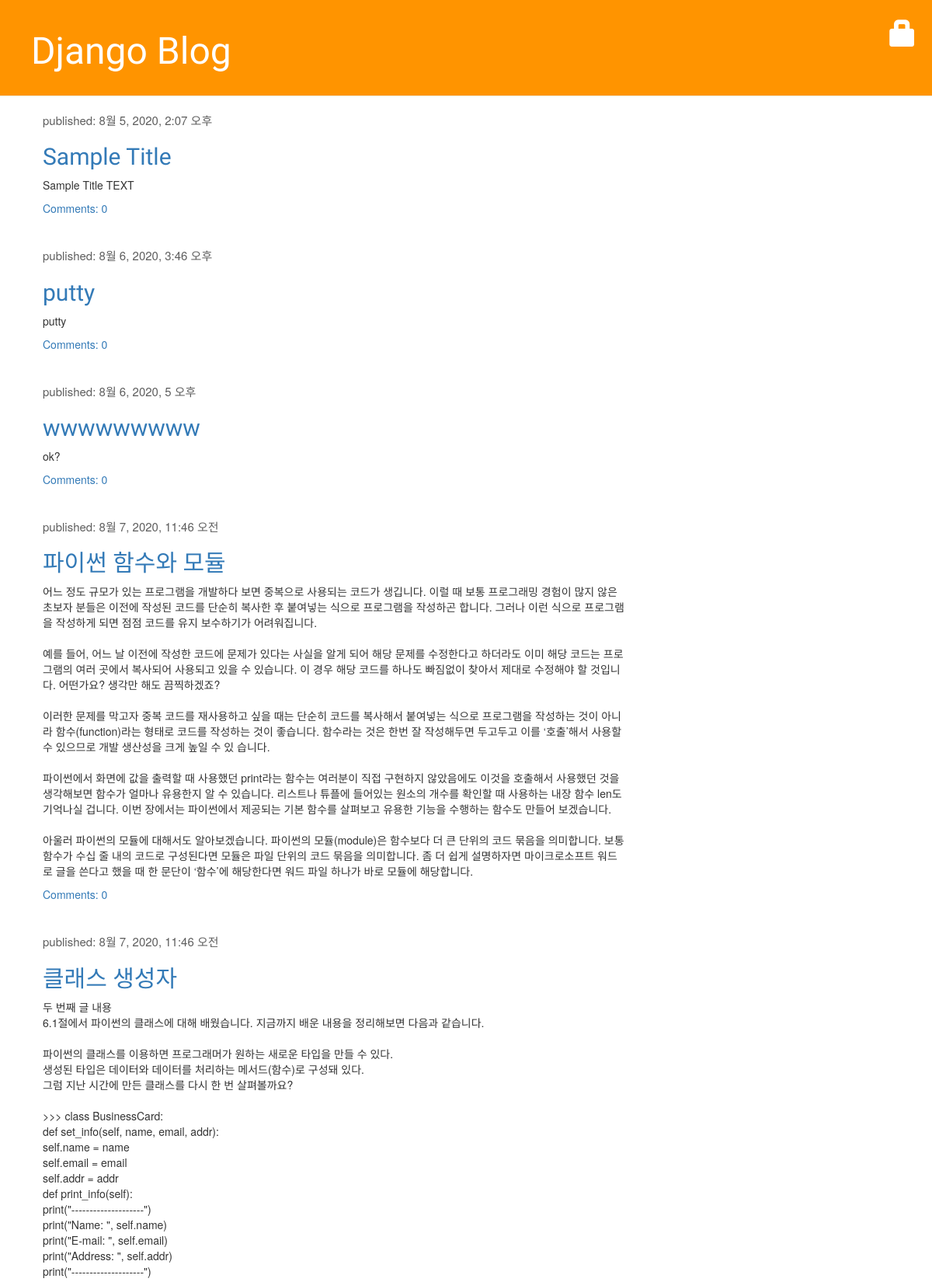
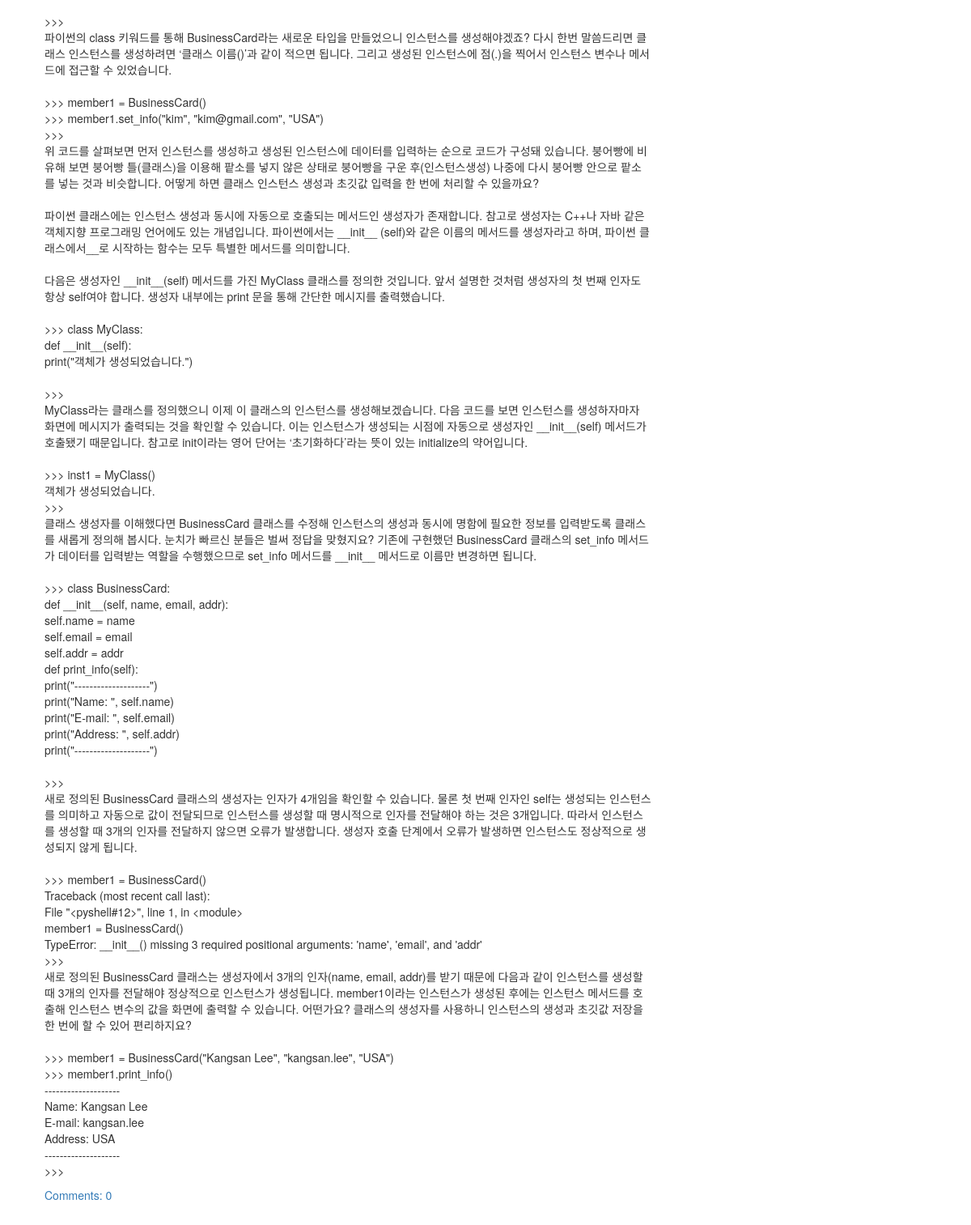
The page / on the database its author committed (2 pictures, top to bottom).
### blog/models.py (models this page shows, shortened)
class Post(models.Model):
    author = models.ForeignKey('auth.User', on_delete=models.CASCADE)
    title = models.CharField(max_length=200, validators=[min_length_3_validator])
    text = models.TextField()
    created_data = models.DateTimeField(default=timezone.now)
    published_date = models.DateTimeField(blank=True, null=True)
    def approved_comments(self):
        return self.comments.filter(approved_comment=True)

### blog/views.py (the view)
# urls.py: path('', views.post_list, name='post_list'),
def post_list(request):
    posts = Post.objects.filter(published_date__lte=timezone.now()).order_by('published_date')
    return render(request, 'blog/post_list.html', {'posts':posts})

### blog/templates/blog/post_list.html
{% extends 'blog/base.html' %}
{% block content %}
    {% for post in posts %}
        <div class="post">
            <div class="date">
                <p>published: {{ post.published_date }}</p>
            </div>
            <h2><a href="{% url 'post_detail' pk=post.pk %}"> {{ post.title }}</a></h2>
            <p>{{ post.text|linebreaksbr }}</p>
            <a href="{% url 'post_detail' pk=post.pk %}">Comments: {{post.approved_comments.count}}</a>
        </div>
        {% empty %}
        <div>
            요청하신 Post가 존재하지 않습니다.
        </div>
    {% endfor %}
{% endblock %}

### blog/static/css/blog.css (style rules this page uses)
h1, h2, h3, h4 { font-family: 'Lobster', cursive; }
.post { margin-bottom: 40px; }
.date { color: #5e5e5e; font-size:15px; }

### rows shown on the page
Post: published_date "8월 5, 2020, 2:07 오후", title "Sample Title", text "Sample Title TEXT", approved_comments.count "0"
Post: published_date "8월 6, 2020, 3:46 오후", title "putty", text "putty", approved_comments.count "0"
Post: published_date "8월 6, 2020, 5 오후", title "wwwwwwwww", text "ok?", approved_comments.count "0"
Post: published_date "8월 7, 2020, 11:46 오전", title "파이썬 함수와 모듈", text "어느 정도 규모가 있는 프로그램을 개발하다 보면 중복으로 사용되는 코드가 생깁니다. 이럴 때 보통 프로그래밍 경험이 많지 않은 초보자 분들은 이전에 작성된 코드를 단순히 복사한 후 붙여넣는 식으로 프로그램을 작성하곤 합니다. 그러나 이런 식으로 프로그램을 작성하게 되면 점점 코드를 유지 보수하기가 어려워집니다. 예를 들어, 어느 날 이전에 작성한 코드에 문제가 있다는 사실을 알게 되어 해당 문제를 수정한다고 하더라도 이미 해당 코드는 프로그램의 여러 곳에서 복사되어 사용되고 있을 수 있습니다. 이 경우 해당 코드를 하나도 빠짐없이 찾아서 제대로 수정해야 할 것입니다. 어떤가요? 생각만 해도 끔찍하겠죠? 이러한 문제를 막고자 중복 코드를 재사용하고 싶을 때는 단순히 코드를 복사해서 붙여넣는 식으로 프로그램을 작성하는 것이 아니라 함수(function)라는 형태로 코드를 작성하는 것이 좋습니다. 함수라는 것은 한번 잘 작성해두면 두고두고 이를 ‘호출’해서 사용할 수 있으므로 개발 생산성을 크게 높일 수 있 습니다. 파이썬에서 화면에 값을 출력할 때 사용했던 print라는 함수는 여러분이 직접 구현하지 않았음에도 이것을 호출해서 사용했던 것을 생각해보면 함수가 얼마나 유용한지 알 수 있습니다. 리스트나 튜플에 들어있는 원소의 개수를 확인할 때 사용하는 내장 함수 len도 기억나실 겁니다. 이번 장에서는 파이썬에서 제공되는 기본 함수를…", approved_comments.count "0"
Post: published_date "8월 7, 2020, 11:46 오전", title "클래스 생성자", text "두 번째 글 내용 6.1절에서 파이썬의 클래스에 대해 배웠습니다. 지금까지 배운 내용을 정리해보면 다음과 같습니다. 파이썬의 클래스를 이용하면 프로그래머가 원하는 새로운 타입을 만들 수 있다. 생성된 타입은 데이터와 데이터를 처리하는 메서드(함수)로 구성돼 있다. 그럼 지난 시간에 만든 클래스를 다시 한 번 살펴볼까요? >>> class BusinessCard: def set_info(self, name, email, addr): self.name = name self.email = email self.addr = addr def print_info(self): print(\"--------------------\") print(\"Name: \", self.name) print(\"E-mail: \", self.email) print(\"Address: \", self.addr) print(\"--------------------\") >>> 파이썬의 class 키워드를 통해 BusinessCard라는 새로운 타입을 만들었으니 인스턴스를 생성해야겠죠? 다시 한번 말씀드리면 클래스 인스턴스를 생성하려면 ‘클래스 이름()’과 같이 적으면 됩니다. 그리고 생성된 인스턴스에 점(.)을 찍어서 인스턴스 변수나 메서드에 접근할 수 있었습니다. >>> member1 = BusinessCard() >>> member1.set_info(\"kim\",…", approved_comments.count "0"
